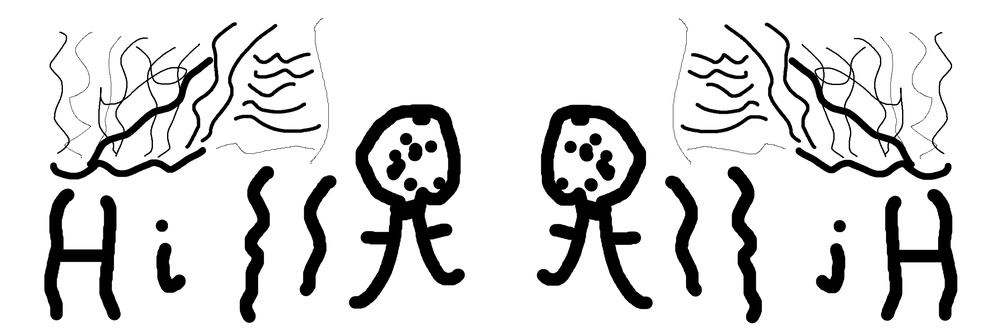
#> input picture Full_reflect_img.png, 1000 x 333 px, shrunk from 2400 x 799 before the run
$ python create_mask.py Full_reflect_img.png left
#> lines starting #> are read from the running program, lines starting #| are printed output that depends on the picture; after the words box and inside, x2 and y2 are one past the last pixel; in counts of white or black regions, pixels touching at a corner belong together

import cv2
import numpy as np
from skimage import io, util
from skimage.filters import threshold_otsu
import argparse
import os

def create_mask(image_path, side):
    """
    Loads an image, applies adaptive equalization, crops to the specified side,
    and creates a binary mask of the vertical feature.
    Returns the mask as a NumPy array.
    """
#> called with image_path = 'Full_reflect_img.png', side = 'left'
    # Load the image
    img = cv2.imread(image_path, cv2.IMREAD_GRAYSCALE)
#> img is the input picture: shape (333, 1000); min 0, max 255, mean 219.5
    if img is None:
        print(f"Error: Could not load image from {image_path}")
        return None

    # Adjust contrast and brightness
    adjusted = cv2.convertScaleAbs(img, alpha=1.1, beta=-10)

    # Apply adaptive equalization
    clahe = cv2.createCLAHE(clipLimit=4.0, tileGridSize=(8,8))
    img_eq = clahe.apply(adjusted)
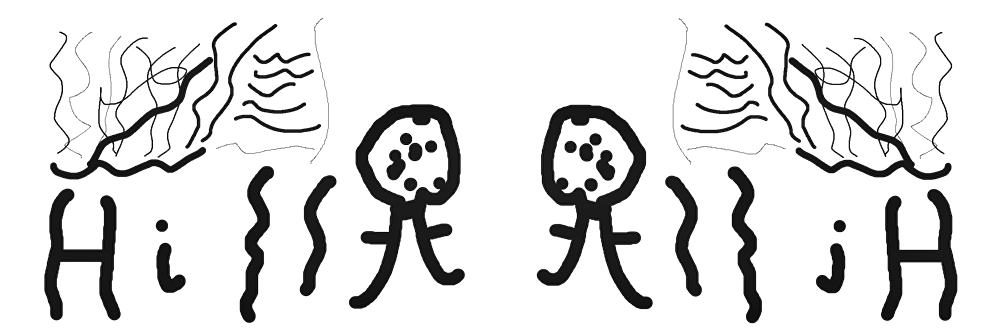
#> img_eq: shape (333, 1000); min 1, max 255, mean 222.4

    # Crop the specified side of the image
    height, width = img.shape
#> height = 333; width = 1000
    if side == 'left':
        cropped_side = img_eq[:, :width//2]
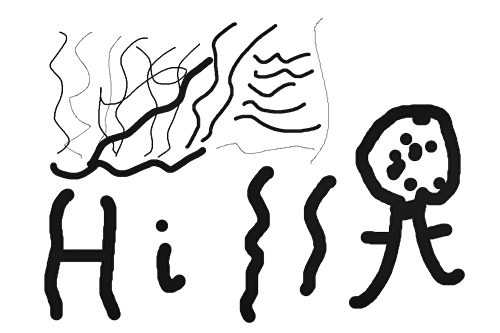
#> cropped_side: shape (333, 500); min 1, max 255, mean 222.4
    elif side == 'right':
        cropped_side = img_eq[:, width//2:]
    else:
        print("Error: Invalid side specified. Choose 'left' or 'right'.")
        return None

    # Threshold the image to create a mask
    thresh = threshold_otsu(cropped_side)
#> thresh = 141
    mask = cropped_side > thresh
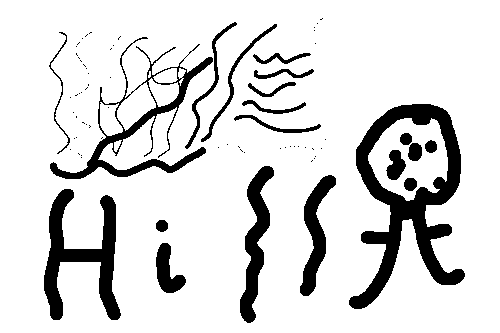
#> mask: shape (333, 500) bool; 86.1% white; 76 black regions (56 under 20 px), largest, box (x1, y1, x2, y2) and area: (349, 104, 465, 309) 7652, (44, 189, 121, 320) 3895, (50, 37, 213, 179) 3238
    return util.img_as_ubyte(mask)

if __name__ == "__main__":
    parser = argparse.ArgumentParser(description='Create a mask for a vertical feature in an image.')
    parser.add_argument('image_path', type=str, help='The path to the input image.')
    parser.add_argument('side', type=str, choices=['left', 'right'], help="The side of the image to process ('left' or 'right').")
    args = parser.parse_args()

    mask = create_mask(args.image_path, args.side)
    if mask is not None:
        base_name = os.path.splitext(os.path.basename(args.image_path))[0]
        output_filename = f"{base_name}_mask_{args.side}.png"
        io.imsave(output_filename, mask)
        print(f"Mask saved to {output_filename}")
